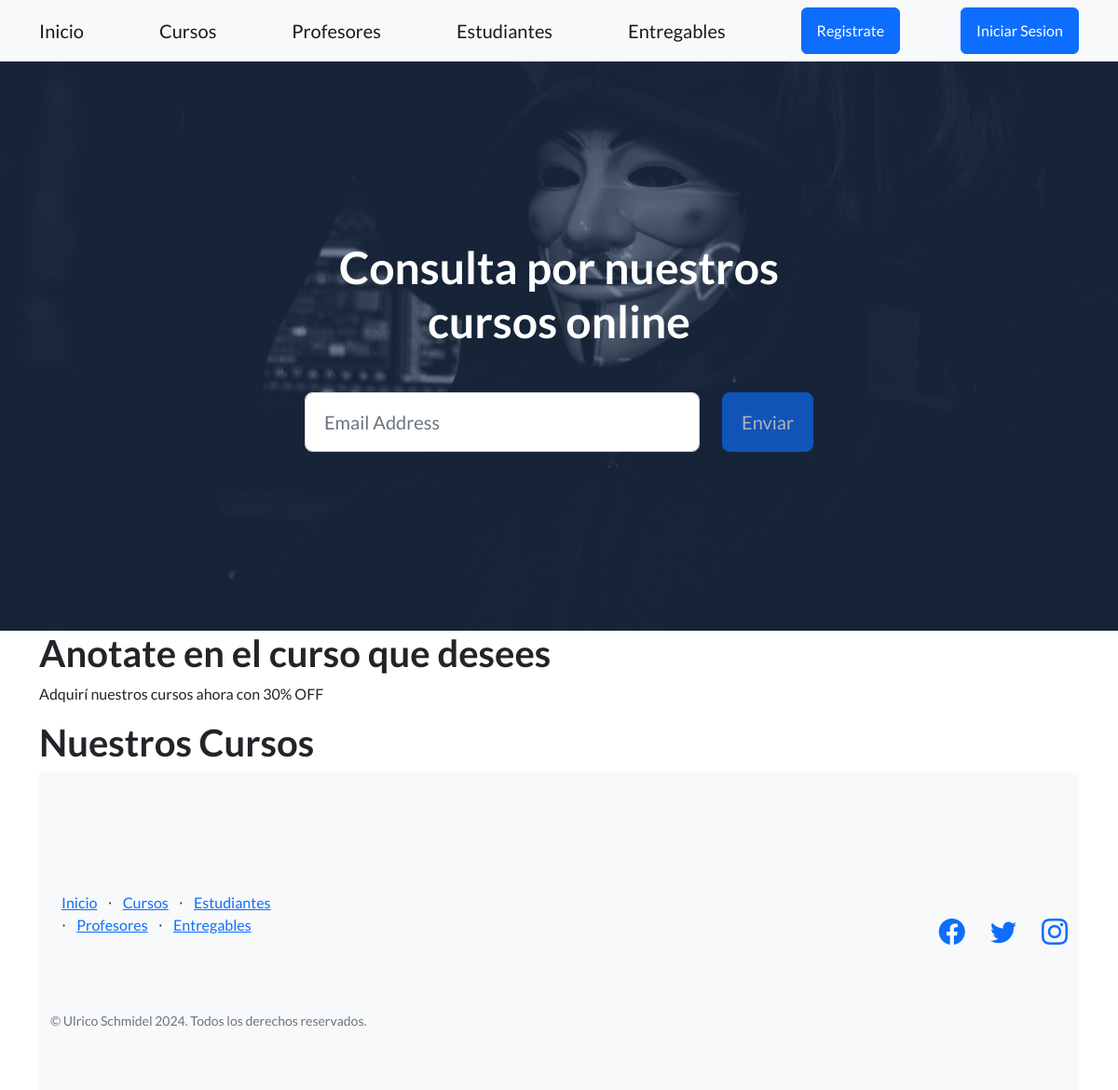
The app's page /cursos/, older data.
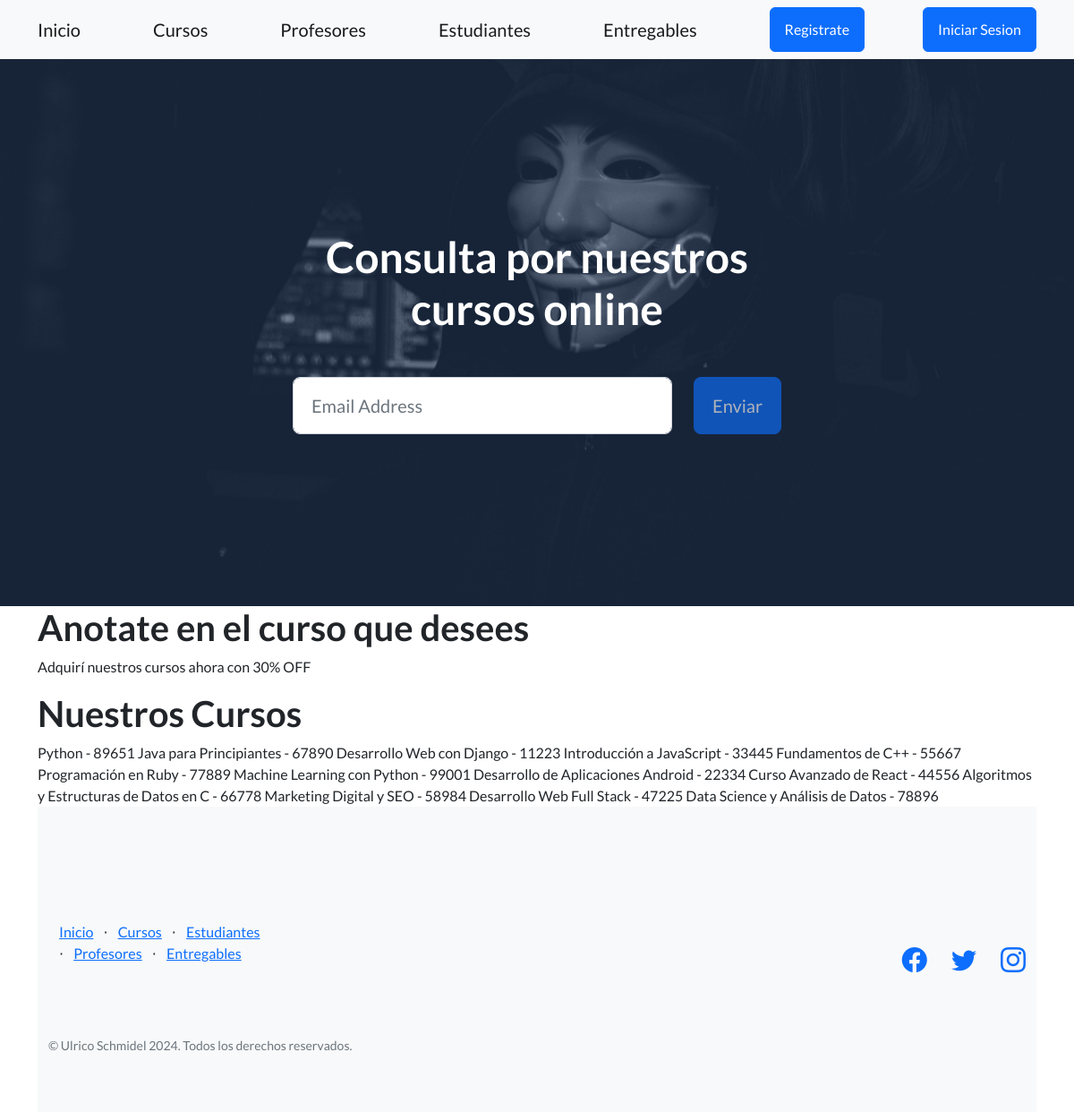
The same page, newer data.
### appulrico/models.py (models this page shows, shortened)
class Curso(models.Model):
    nombre = models.CharField(max_length=100)
    comision = models.CharField(max_length=100)

### appulrico/views.py (the view)
# urls.py: path('cursos/', views.cursos, name='cursos'),
def cursos(request):
    cursos = Curso.objects.all()
    return render(request, "appulrico/cursos.html", {"cursos": cursos})

### appulrico/templates/appulrico/cursos.html (shortened to what this page needs)
{% extends "appulrico/base.html" %}
{% block contenidoQueCambia %}
{% include 'appulrico/publicidad.html' %}
<h1>Nuestros Cursos</h1>
{%for curso in cursos%}
{{curso.nombre}} - {{curso.comision}}
{% endfor %}
{% endblock %}

### appulrico/templates/appulrico/base.html (shortened to what this page needs)
{% load static %}
<!DOCTYPE html>
<html lang="en">
    <head>
        <link href="https://cdn.jsdelivr.net/npm/bootstrap-icons@1.5.0/font/bootstrap-icons.css" rel="stylesheet" type="text/css" />
        <link href="{% static 'appulrico/css/styles.css' %}" rel="stylesheet" />
    </head>
    <body>
        <nav class="navbar navbar-light bg-light static-top">
            <div class="container">
                <a class="navbar-brand" href="{% url 'inicio' %}">Inicio</a>
                <a class="navbar-brand" href="{% url 'cursos' %}">Cursos</a>
                <a class="navbar-brand" href="{% url 'profesores' %}">Profesores</a>
                <a class="navbar-brand" href="{% url 'estudiantes' %}">Estudiantes</a>
                <a class="navbar-brand" href="{% url 'entregables' %}">Entregables</a>
                <a class="btn btn-primary" href="{% url 'registro' %}">Registrate</a>
                <a class="btn btn-primary" href="{% url 'iniciar_sesion' %}">Iniciar Sesion</a>
            </div>
        </nav>
        <header class="masthead">
            <div class="container position-relative">
                <div class="row justify-content-center">
                    <div class="col-xl-6">
                        <div class="text-center text-white">
                            <h1 class="mb-5">Consulta por nuestros cursos online</h1>
                            <form class="form-subscribe" id="contactForm" data-sb-form-api-token="API_TOKEN">
                                <div class="row">
                                    <div class="col">
                                        <input class="form-control form-control-lg" id="emailAddress" type="email" placeholder="Email Address" data-sb-validations="required,email" />
                                    </div>
                                    <div class="col-auto"><button class="btn btn-primary btn-lg disabled" id="submitButton" type="submit">Enviar</button></div>
                                </div>
                            </form>
                        </div>
                    </div>
                </div>
            </div>
        </header>
        {%block contenidoQueCambia %}
        {% endblock %}
        <footer class="footer bg-light">
            <div class="container">
                <div class="row">
                    <div class="col-lg-6 h-100 text-center text-lg-start my-auto">
                        <ul class="list-inline mb-2">
                           <footer class="footer bg-light">
    <div class="container">
        <div class="row">
            <div class="col-lg-6 h-100 text-center text-lg-start my-auto">
                <ul class="list-inline mb-2">
                    <li class="list-inline-item"><a href="{% url 'inicio' %}">Inicio</a></li>
                    <li class="list-inline-item">⋅</li>
                    <li class="list-inline-item"><a href="{% url 'cursos' %}">Cursos</a></li>
                    <li class="list-inline-item">⋅</li>
                    <li class="list-inline-item"><a href="{% url 'estudiantes' %}">Estudiantes</a></li>
                    <li class="list-inline-item">⋅</li>
                    <li class="list-inline-item"><a href="{% url 'profesores' %}">Profesores</a></li>
                    <li class="list-inline-item">⋅</li>
                    <li class="list-inline-item"><a href="{% url 'entregables' %}">Entregables</a></li>
                </ul>
            </div>
        </div>
    </div>
</footer>
                        </ul>
                        <p class="text-muted small mb-4 mb-lg-0">&copy; Ulrico Schmidel 2024. Todos los derechos reservados.</p>
                    </div>
                    <div class="col-lg-6 h-100 text-center text-lg-end my-auto">
                        <ul class="list-inline mb-0">
                            <li class="list-inline-item me-4">
                                <a href="#!"><i class="bi-facebook fs-3"></i></a>
                            </li>
                            <li class="list-inline-item me-4">
                                <a href="#!"><i class="bi-twitter fs-3"></i></a>
                            </li>
                            <li class="list-inline-item">
                                <a href="#!"><i class="bi-instagram fs-3"></i></a>
                            </li>
                        </ul>
                    </div>
                </div>
            </div>
        </footer>
    </body>
</html>

### appulrico/templates/appulrico/publicidad.html
<div class = "container">
    <h1>Anotate en el curso que desees</h1>
    <p>Adquirí nuestros cursos ahora con 30% OFF</p>
<div>

Row changes from the older to the newer data that the page shows:
added Curso: nombre "Python", comision "89651"
added Curso: nombre "Java para Principiantes", comision "67890"
added Curso: nombre "Desarrollo Web con Django", comision "11223"
added Curso: nombre "Introducción a JavaScript", comision "33445"
added Curso: nombre "Fundamentos de C++", comision "55667"
added Curso: nombre "Programación en Ruby", comision "77889"
added Curso: nombre "Machine Learning con Python", comision "99001"
added Curso: nombre "Desarrollo de Aplicaciones Android", comision "22334"
added Curso: nombre "Curso Avanzado de React", comision "44556"
added Curso: nombre "Algoritmos y Estructuras de Datos en C", comision "66778"
added Curso: nombre "Marketing Digital y SEO", comision "58984"
added Curso: nombre "Desarrollo Web Full Stack", comision "47225"
added Curso: nombre "Data Science y Análisis de Datos", comision "78896"
